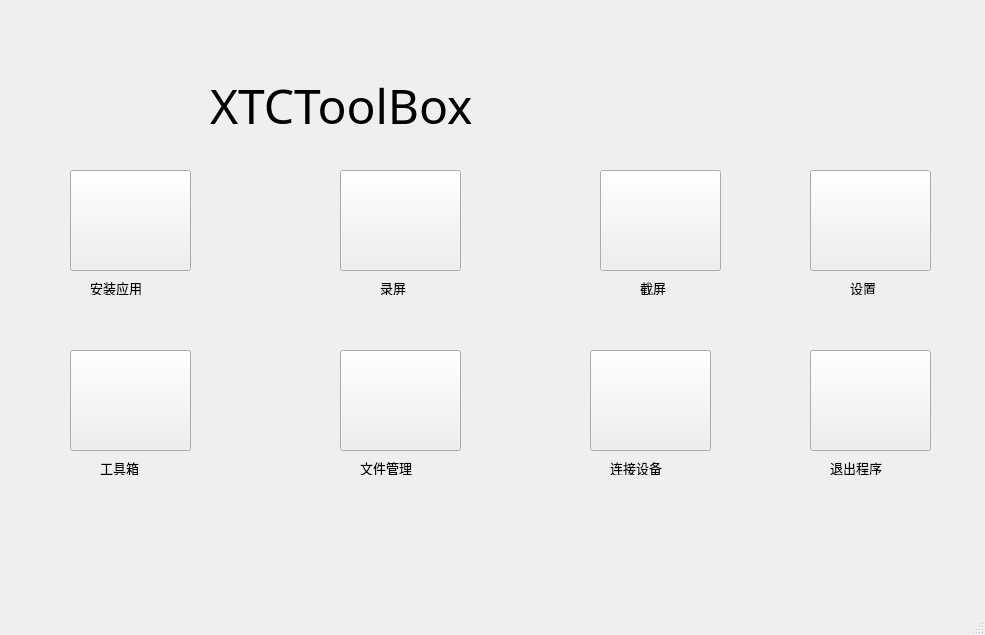
<?xml version="1.0" encoding="UTF-8"?>
<ui version="4.0">
 <class>MainWindow</class>
 <widget class="QMainWindow" name="MainWindow">
  <property name="geometry">
   <rect>
    <x>0</x>
    <y>0</y>
    <width>985</width>
    <height>635</height>
   </rect>
  </property>
  <property name="font">
   <font>
    <family>MiSans</family>
   </font>
  </property>
  <property name="windowTitle">
   <string>XTCToolBox</string>
  </property>
  <property name="windowIcon">
   <iconset resource="main.qrc">
    <normaloff>:/img/img/手表.png</normaloff>:/img/img/手表.png</iconset>
  </property>
  <widget class="QWidget" name="centralwidget">
   <widget class="QLabel" name="label">
    <property name="geometry">
     <rect>
      <x>210</x>
      <y>30</y>
      <width>341</width>
      <height>151</height>
     </rect>
    </property>
    <property name="font">
     <font>
      <family>MiSans</family>
      <pointsize>36</pointsize>
     </font>
    </property>
    <property name="text">
     <string>XTCToolBox</string>
    </property>
   </widget>
   <widget class="QLabel" name="label_2">
    <property name="geometry">
     <rect>
      <x>600</x>
      <y>80</y>
      <width>121</width>
      <height>61</height>
     </rect>
    </property>
    <property name="styleSheet">
     <string notr="true">image: url(:/img/img/手表.png);</string>
    </property>
    <property name="text">
     <string/>
    </property>
   </widget>
   <widget class="QPushButton" name="pushButton">
    <property name="geometry">
     <rect>
      <x>70</x>
      <y>170</y>
      <width>121</width>
      <height>101</height>
     </rect>
    </property>
    <property name="text">
     <string/>
    </property>
    <property name="icon">
     <iconset resource="main.qrc">
      <normaloff>:/img/img/应用管理.png</normaloff>:/img/img/应用管理.png</iconset>
    </property>
    <property name="iconSize">
     <size>
      <width>70</width>
      <height>70</height>
     </size>
    </property>
   </widget>
   <widget class="QLabel" name="label_3">
    <property name="geometry">
     <rect>
      <x>90</x>
      <y>280</y>
      <width>72</width>
      <height>15</height>
     </rect>
    </property>
    <property name="font">
     <font>
      <family>MiSans</family>
      <pointsize>10</pointsize>
     </font>
    </property>
    <property name="text">
     <string>安装应用</string>
    </property>
   </widget>
   <widget class="QPushButton" name="pushButton_2">
    <property name="geometry">
     <rect>
      <x>340</x>
      <y>170</y>
      <width>121</width>
      <height>101</height>
     </rect>
    </property>
    <property name="text">
     <string/>
    </property>
    <property name="icon">
     <iconset resource="main.qrc">
      <normaloff>:/img/img/视频.png</normaloff>:/img/img/视频.png</iconset>
    </property>
    <property name="iconSize">
     <size>
      <width>70</width>
      <height>70</height>
     </size>
    </property>
   </widget>
   <widget class="QLabel" name="label_4">
    <property name="geometry">
     <rect>
      <x>380</x>
      <y>280</y>
      <width>72</width>
      <height>15</height>
     </rect>
    </property>
    <property name="font">
     <font>
      <family>MiSans</family>
      <pointsize>10</pointsize>
     </font>
    </property>
    <property name="text">
     <string>录屏</string>
    </property>
   </widget>
   <widget class="QPushButton" name="pushButton_3">
    <property name="geometry">
     <rect>
      <x>600</x>
      <y>170</y>
      <width>121</width>
      <height>101</height>
     </rect>
    </property>
    <property name="text">
     <string/>
    </property>
    <property name="icon">
     <iconset resource="main.qrc">
      <normaloff>:/img/img/截图.png</normaloff>:/img/img/截图.png</iconset>
    </property>
    <property name="iconSize">
     <size>
      <width>70</width>
      <height>70</height>
     </size>
    </property>
   </widget>
   <widget class="QLabel" name="label_5">
    <property name="geometry">
     <rect>
      <x>640</x>
      <y>280</y>
      <width>72</width>
      <height>15</height>
     </rect>
    </property>
    <property name="font">
     <font>
      <family>MiSans</family>
      <pointsize>10</pointsize>
     </font>
    </property>
    <property name="text">
     <string>截屏</string>
    </property>
   </widget>
   <widget class="QPushButton" name="pushButton_4">
    <property name="geometry">
     <rect>
      <x>70</x>
      <y>350</y>
      <width>121</width>
      <height>101</height>
     </rect>
    </property>
    <property name="text">
     <string/>
    </property>
    <property name="icon">
     <iconset resource="main.qrc">
      <normaloff>:/img/img/工具箱.png</normaloff>:/img/img/工具箱.png</iconset>
    </property>
    <property name="iconSize">
     <size>
      <width>70</width>
      <height>70</height>
     </size>
    </property>
   </widget>
   <widget class="QLabel" name="label_6">
    <property name="geometry">
     <rect>
      <x>100</x>
      <y>460</y>
      <width>72</width>
      <height>15</height>
     </rect>
    </property>
    <property name="font">
     <font>
      <family>MiSans</family>
      <pointsize>10</pointsize>
     </font>
    </property>
    <property name="text">
     <string>工具箱</string>
    </property>
   </widget>
   <widget class="QPushButton" name="pushButton_5">
    <property name="geometry">
     <rect>
      <x>340</x>
      <y>350</y>
      <width>121</width>
      <height>101</height>
     </rect>
    </property>
    <property name="text">
     <string/>
    </property>
    <property name="icon">
     <iconset resource="main.qrc">
      <normaloff>:/img/img/文件夹.png</normaloff>:/img/img/文件夹.png</iconset>
    </property>
    <property name="iconSize">
     <size>
      <width>70</width>
      <height>70</height>
     </size>
    </property>
   </widget>
   <widget class="QLabel" name="label_7">
    <property name="geometry">
     <rect>
      <x>360</x>
      <y>460</y>
      <width>72</width>
      <height>15</height>
     </rect>
    </property>
    <property name="font">
     <font>
      <family>MiSans</family>
      <pointsize>10</pointsize>
     </font>
    </property>
    <property name="text">
     <string>文件管理</string>
    </property>
   </widget>
   <widget class="QPushButton" name="pushButton_6">
    <property name="geometry">
     <rect>
      <x>810</x>
      <y>170</y>
      <width>121</width>
      <height>101</height>
     </rect>
    </property>
    <property name="text">
     <string/>
    </property>
    <property name="icon">
     <iconset resource="main.qrc">
      <normaloff>:/img/img/设置.png</normaloff>:/img/img/设置.png</iconset>
    </property>
    <property name="iconSize">
     <size>
      <width>70</width>
      <height>70</height>
     </size>
    </property>
   </widget>
   <widget class="QLabel" name="label_8">
    <property name="geometry">
     <rect>
      <x>850</x>
      <y>280</y>
      <width>72</width>
      <height>15</height>
     </rect>
    </property>
    <property name="font">
     <font>
      <family>MiSans</family>
      <pointsize>10</pointsize>
     </font>
    </property>
    <property name="text">
     <string>设置</string>
    </property>
   </widget>
   <widget class="QPushButton" name="pushButton_7">
    <property name="geometry">
     <rect>
      <x>590</x>
      <y>350</y>
      <width>121</width>
      <height>101</height>
     </rect>
    </property>
    <property name="text">
     <string/>
    </property>
    <property name="icon">
     <iconset resource="main.qrc">
      <normaloff>:/img/img/连接.png</normaloff>:/img/img/连接.png</iconset>
    </property>
    <property name="iconSize">
     <size>
      <width>70</width>
      <height>70</height>
     </size>
    </property>
   </widget>
   <widget class="QLabel" name="label_9">
    <property name="geometry">
     <rect>
      <x>610</x>
      <y>460</y>
      <width>72</width>
      <height>15</height>
     </rect>
    </property>
    <property name="font">
     <font>
      <family>MiSans</family>
      <pointsize>10</pointsize>
     </font>
    </property>
    <property name="text">
     <string>连接设备</string>
    </property>
   </widget>
   <widget class="QPushButton" name="pushButton_8">
    <property name="geometry">
     <rect>
      <x>810</x>
      <y>350</y>
      <width>121</width>
      <height>101</height>
     </rect>
    </property>
    <property name="text">
     <string/>
    </property>
    <property name="icon">
     <iconset resource="main.qrc">
      <normaloff>:/img/img/退出程序.png</normaloff>:/img/img/退出程序.png</iconset>
    </property>
    <property name="iconSize">
     <size>
      <width>70</width>
      <height>70</height>
     </size>
    </property>
   </widget>
   <widget class="QLabel" name="label_10">
    <property name="geometry">
     <rect>
      <x>830</x>
      <y>460</y>
      <width>72</width>
      <height>15</height>
     </rect>
    </property>
    <property name="font">
     <font>
      <family>MiSans</family>
      <pointsize>10</pointsize>
     </font>
    </property>
    <property name="text">
     <string>退出程序</string>
    </property>
   </widget>
  </widget>
  <widget class="QStatusBar" name="statusbar"/>
 </widget>
 <resources>
  <include location="main.qrc"/>
 </resources>
 <connections>
  <connection>
   <sender>pushButton_8</sender>
   <signal>clicked()</signal>
   <receiver>MainWindow</receiver>
   <slot>close()</slot>
   <hints>
    <hint type="sourcelabel">
     <x>870</x>
     <y>400</y>
    </hint>
    <hint type="destinationlabel">
     <x>492</x>
     <y>317</y>
    </hint>
   </hints>
  </connection>
 </connections>
</ui>
